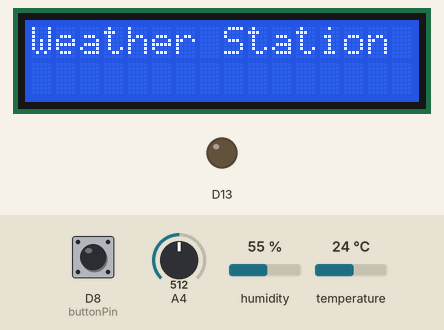
A sketch run on a simulated Arduino MKR. Parts: 16×2 character LCD, output pins drawn as LEDs (lit = HIGH). The inputs (shaded band) are chosen by the test bench; at power-on: D8 (buttonPin) HIGH, temperature 24 °C, humidity 55 %, A4 = 512. WiFi joins after 1.5 s; servers stay silent unless stated; web services answer with replies made up by the test bench; what the sketch prints to the serial monitor is not drawn.

Above: at 2.7 s.
2.8 s: D8 (buttonPin) pulled LOW for 2.35 s
At 4.0 s:
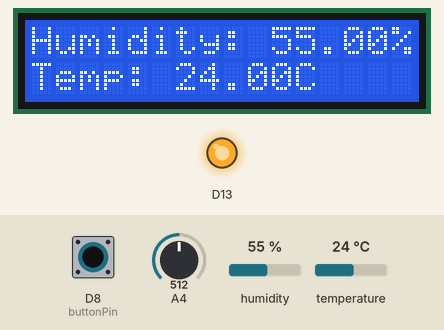
6.6 s: temperature set to 28 °C
At 9.2 s:
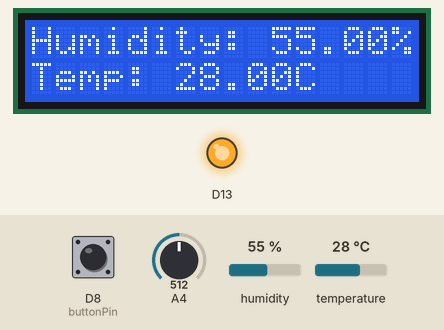
9.5 s: temperature set to 31 °C
At 10.9 s:
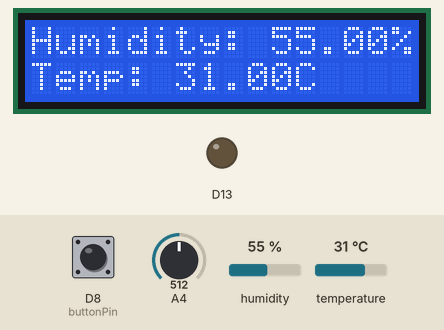
12.2 s: humidity set to 22 %
At 13.6 s:
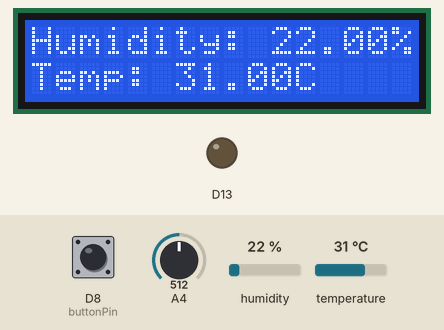
14.9 s: humidity set to 40 %
At 17.8 s:
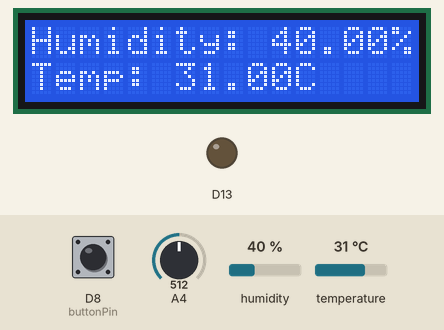
18.4 s: D8 (buttonPin) pulled LOW for 2.35 s
At 19.6 s:
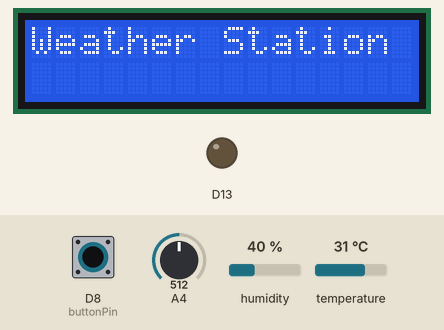
Timing chart, 0 to 21.4 s (numbered marks = the images above; inputs shaded):
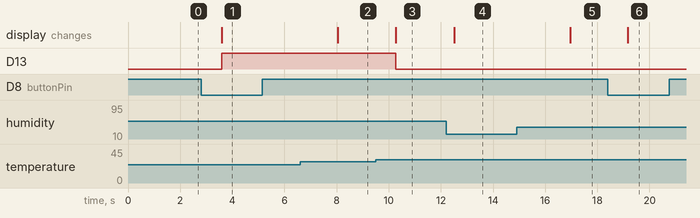

The sketch:

WeatherStation_CS.ino
```cpp
#include <DHT.h>
#include <Wire.h>
#include <Adafruit_Sensor.h>
#include <LiquidCrystal.h>
#include <WiFiNINA.h>
#include <ArduinoHttpClient.h>

DHT dht(2, DHT11);
LiquidCrystal lcd(12, 11, 4, 5, 6, 7);

int buttonPin = 8;      // Buttom pin
int buttonState = HIGH; // Current status of the button
int lastButtonState = HIGH; // Previous button status
bool displayData = false; // Data display status

char ssid[] = "vodafoneA4CA";
char password[] = "AGQR5MRDF2G3NM";
char server[] = "api.thingspeak.com";  // ThingSpeak Server
String apiKey = "0JYAZVYUR19R0B4G";   // ThingSpeak Channel Write Key

WiFiClient client;
HttpClient http(client, server);

void setup() {
  Serial.begin(9600);
  pinMode(13, OUTPUT);
  dht.begin();
  lcd.begin(16, 2);
  lcd.print("Weather Station");
  pinMode(buttonPin, INPUT_PULLUP); // Configure push-button pin as input with pull-up resistor
  connectWiFi();
}

void loop() {
  // Read pushbutton status
  buttonState = digitalRead(buttonPin);

  // If there is a change of status of the push button
  if (buttonState != lastButtonState) {
    // If the button has been pressed
    if (buttonState == LOW) {
      displayData = !displayData; // Change the data display status
      if (displayData) {
        Serial.println("ON");
      } else {
        Serial.println("OFF");
        lcd.clear();
        digitalWrite(13, LOW);
        lcd.print("Weather Station");
      }
    }
  }

  // Update the previous status of the pushbutton
  lastButtonState = buttonState;

  // Display data on the LCD if display is enabled
  if (displayData) {
    float temperature = dht.readTemperature();
    float humidity = dht.readHumidity();
    //Read MQ2
    int gasvalue = analogRead(A4);

    lcd.setCursor(0, 1);
    lcd.print("Temp: ");
    lcd.print(temperature);
    lcd.print("C  ");

    lcd.setCursor(0, 0);
    lcd.print("Humidity: ");
    lcd.print(humidity);
    lcd.print("%");

    if (temperature < 30.00) {
      digitalWrite(13, HIGH);
      } else {
      digitalWrite(13, LOW);
      }

  sendDataToThingSpeak(temperature, humidity, gasvalue);
  }
  delay(2000);
}


void connectWiFi() {
  Serial.print("Conectando a ");
  Serial.println(ssid);

  WiFi.begin(ssid, password);

  while (WiFi.status() != WL_CONNECTED) {
    delay(1000);
    Serial.print(".");
  }

  Serial.println("");
  Serial.println("Conexión WiFi exitosa");
  Serial.print("Dirección IP: ");
  Serial.println(WiFi.localIP());
}
void sendDataToThingSpeak(float temperature, float humidity, int gasvalue) {
  String url = "/update?api_key=" + apiKey + "&field1=" + String(temperature) + "&field2=" + String(humidity) + "&field3=" + String(gasvalue);

  Serial.print("Enviando datos a ThingSpeak: ");
  Serial.println(url);

  http.beginRequest();
  http.get(url);
  http.endRequest();
}
```

Measured:
- the behaviour switches between 29 and 30 °C on temperature (found by bisection; images 2 and 3)
- after the input at 2.8 s, D13: LOW → HIGH after 0.79 s; the display: changes after 0.79 s (image 1)
- after the input at 6.6 s, the display: changes after 1.5 s (image 2)
- after the input at 9.5 s, D13: HIGH → LOW after 0.78 s; the display: changes after 0.78 s (image 3)
- after the input at 12.2 s, the display: changes after 0.31 s (image 4)
- after the input at 14.9 s, the display: changes after 2.1 s (image 5)
- after the input at 18.4 s, the display: changes after 0.77 s (image 6)
